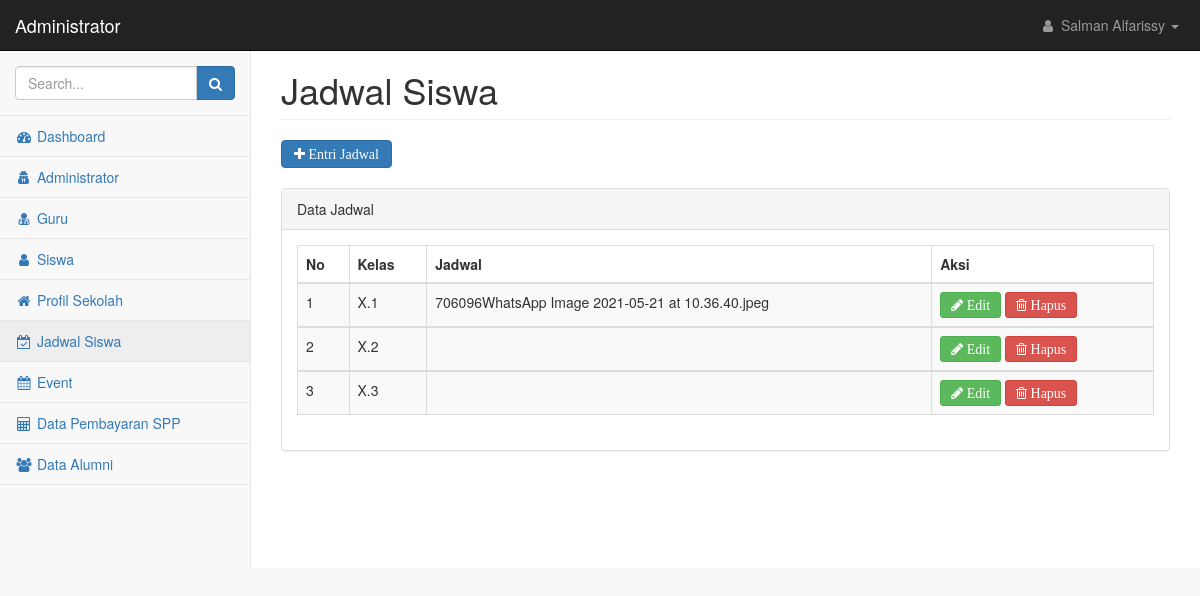
Before: /admin/index.php?page=jadwal&id_adm=1 with the older database file.
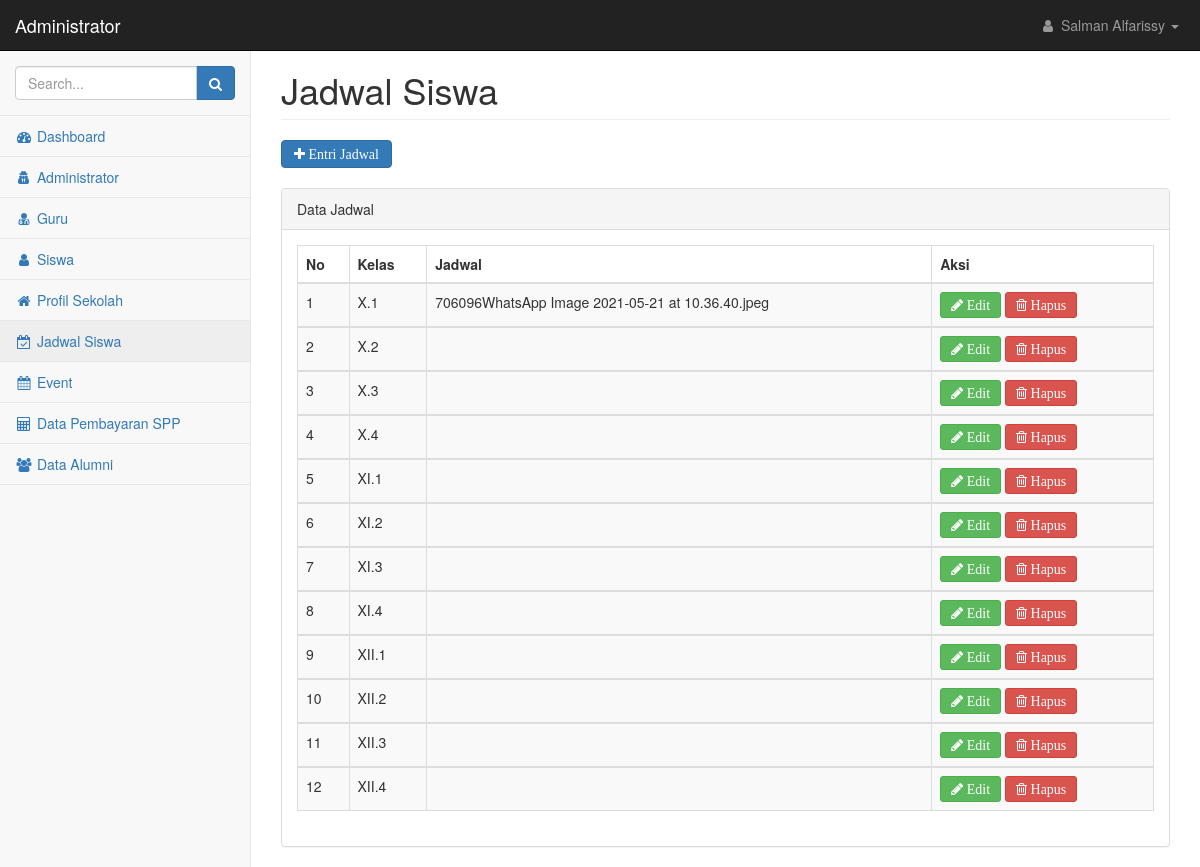
After: the same page with the newer database file.
### tables this page shows
CREATE TABLE `kelas` (
  `kelas` varchar(50) NOT NULL,
  `jadwal` text NOT NULL
);

### admin/jadwal.php (the view, shortened to what the changed rows need)
<div class="row">
    <div class="col-lg-12">
        <h1 class="page-header">Jadwal Siswa</h1>
    </div>
</div>
<?php
include("../koneksi.php");
$aksi=isset($_GET['aksi']) ? $_GET['aksi'] : 'list';
switch ($aksi){
    case 'list';
?>
<br/>
<div class="row">
    <div class="col-lg-12">
        <div class="panel panel-default">
            <div class="panel-body">
                <div class="table-responsive">
                    <table class="table table-striped table-bordered table-hover" id="dataTables-example">
                        <thead>
                            <tr>
                                <th>No</th>
                                <th>Kelas</th>
                                <th>Jadwal</th>
                                <th>Aksi</th>
                            </tr>
                        </thead>
                        <?php
                        $no=1;
                        $tampil=mysqli_query($koneksi,"SELECT * FROM kelas order by kelas");
                        while ($data=mysqli_fetch_array($tampil)) {
                        ?>
                        <tbody>
                            <tr class="odd gradeX">
                                <td><?php echo $no?></td>
                                <td><?php echo $data['kelas']?></td>
                                <td><?php echo $data['jadwal']?></td>
                                <td><a href=?page=jadwal&aksi=edit&id_adm=<?php echo $_GET['id_adm'] ?>&kelas=<?php echo $data['kelas']; ?> class="btn btn-success btn-sm fa fa-pencil"> Edit</a>
			                        <a href="aksi_jadwal.php?page=jadwal&id_adm=<?php echo $_GET['id_adm'] ?>&proses=hapus&kelas=<?php echo $data['kelas']; ?>"
				                    onclick="return confirm('Yakin akan menghapus data ?');" class="btn btn-danger btn-sm fa fa-trash-o"> Hapus</td>
                            </tr>
                            <?php
                            $no++;
                        }
                            ?>
                        </tbody>
                    </table>
                    <?php
                        break;
                    ?>
                    <?php
                    }
                    ?>
                </div>
            </div>
        </div>
    </div>
</div>

### admin/index.php (shortened to what the changed rows need)
<!DOCTYPE html>
<html lang="en">
    <head>
        <link href="../scss/bootstrap.min.css" rel="stylesheet">
        <link href="../scss/metisMenu.min.css" rel="stylesheet">
        <link href="../css/dataTables/dataTables.bootstrap.css" rel="stylesheet">
        <link href="../css/dataTables/dataTables.responsive.css" rel="stylesheet">
        <link href="../scss/timeline.css" rel="stylesheet">
        <link href="../scss/startmin.css" rel="stylesheet">
        <link href="../scss/morris.css" rel="stylesheet">
        <link href="../scss/font-awesome.min.css" rel="stylesheet" type="text/css">
    </head>
    <body>
        <div id="wrapper">
            <nav class="navbar navbar-inverse navbar-fixed-top" role="navigation">
                <div class="navbar-header">
                    <a class="navbar-brand" href="index.php">Administrator</a>
                </div>
            </nav>
            <div id="page-wrapper">
                <div class="container-fluid">
                    <?php
include_once "main.php";
?>
                </div>
            </div>
        </div>
    </body>
</html>

Changed rows visible on the page:
added kelas: kelas "X.4"
added kelas: kelas "XI.1"
added kelas: kelas "XI.2"
added kelas: kelas "XI.3"
added kelas: kelas "XI.4"
added kelas: kelas "XII.1"
added kelas: kelas "XII.2"
added kelas: kelas "XII.3"
added kelas: kelas "XII.4"
